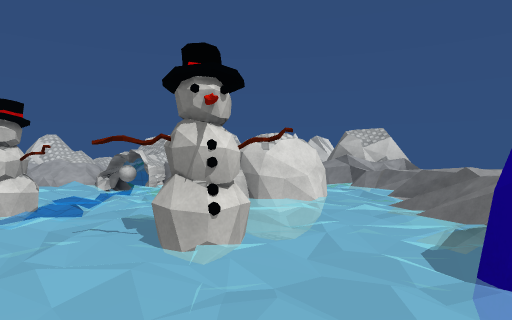
view 1 (above)

21 first-person views from a walk through a scene from a Unity 3-D project. The camera is 1.5 m above the floor, looks level and sees 75° across. The floor is counted in squares, 2 m on a side. Each view is taken from the middle of a square. On the plan, view 1 faces up. The plan holds only what a view shows up to about 11 squares ahead; the rest is blank. Surface patterns are stand-ins for the level's own textures.

view 2
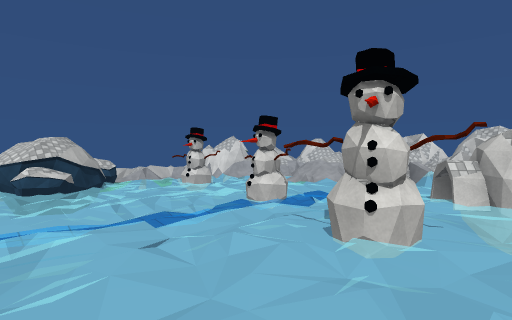

view 3
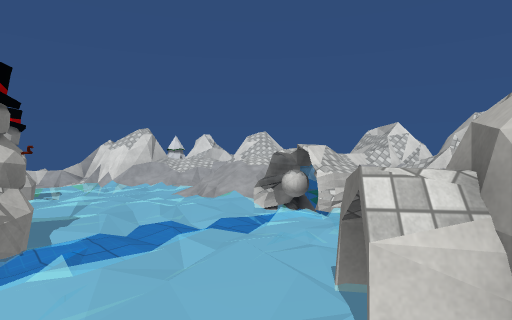

view 4
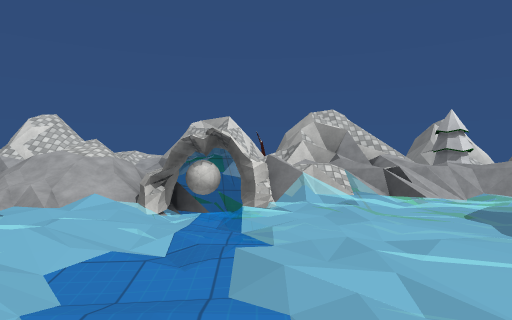

view 5
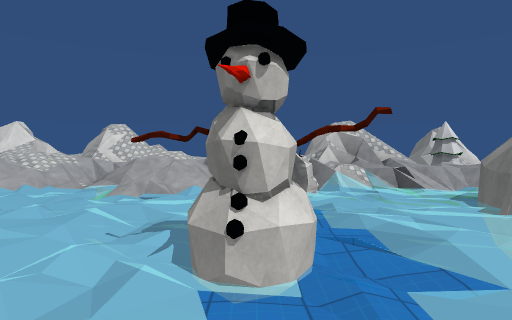

view 6
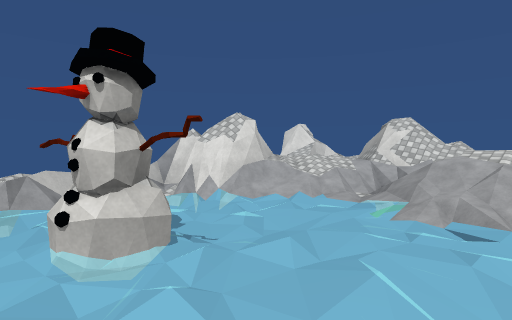

view 7
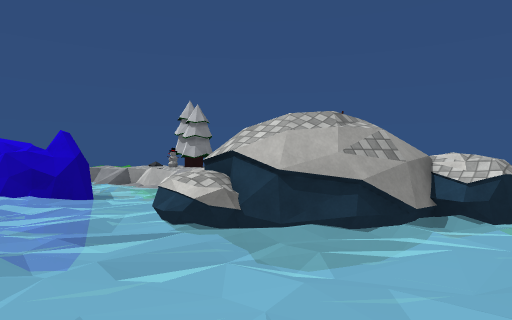

view 8
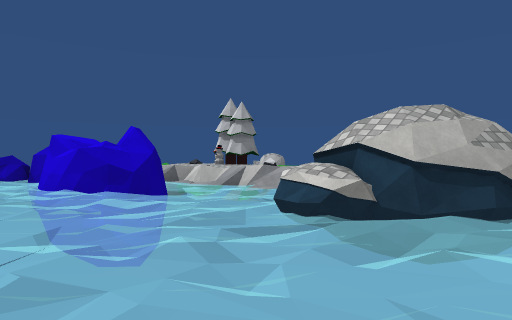

view 9
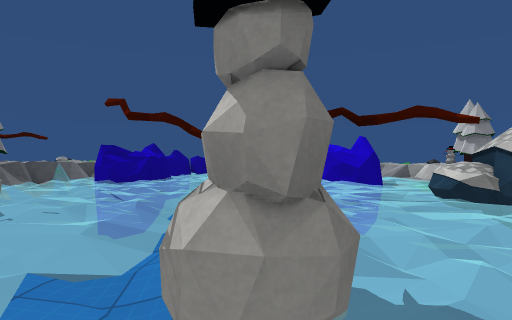

view 10
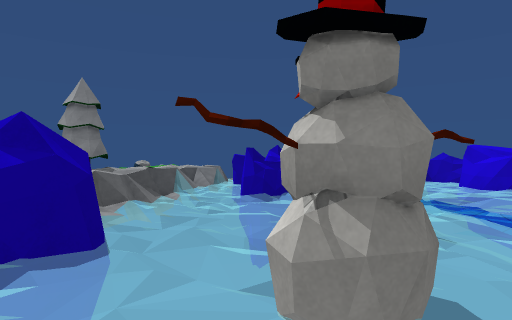

view 11
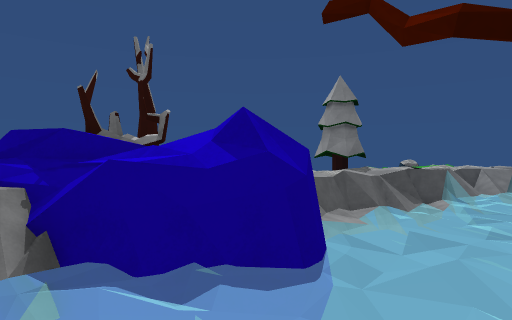

view 12
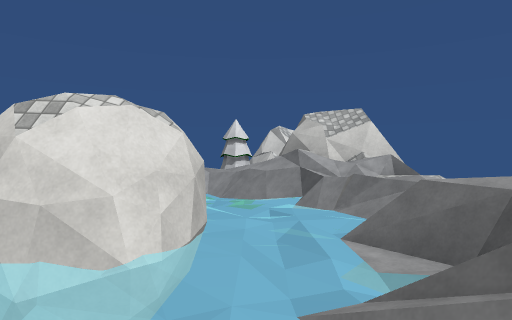

view 13
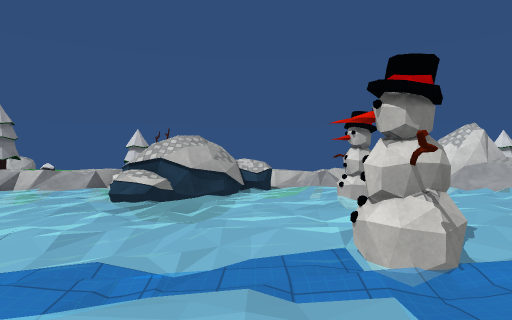

view 14
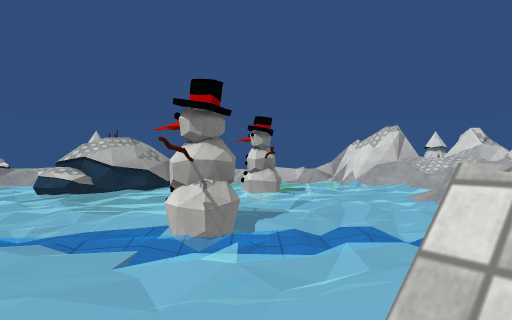

view 15
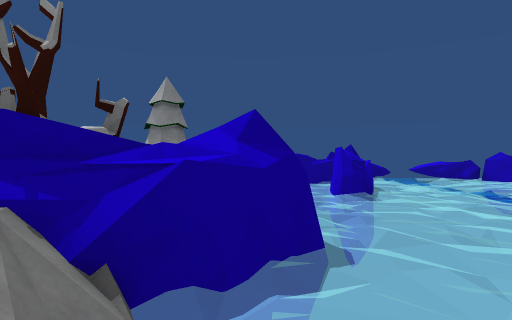

view 16
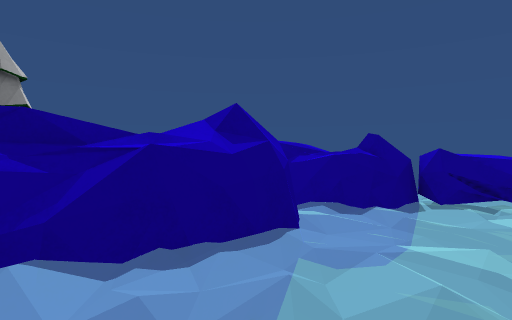

view 17
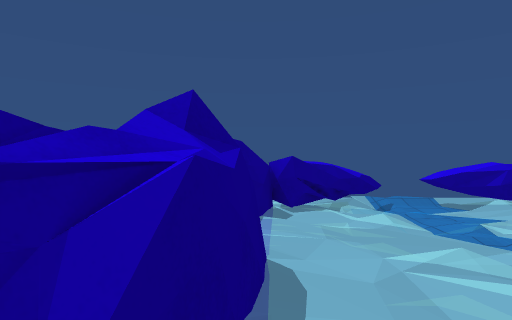

view 18
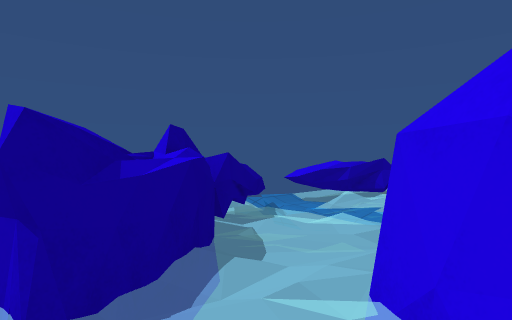

view 19
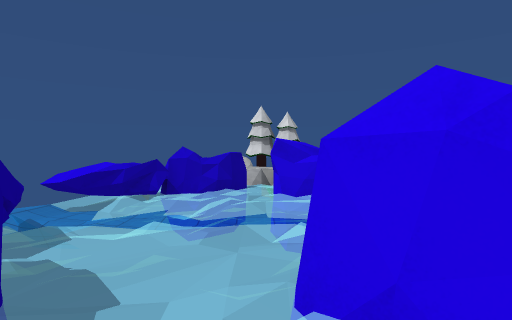

view 20
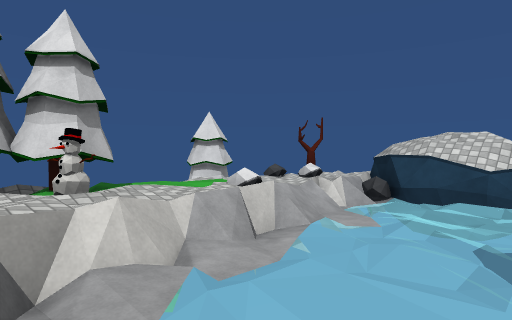

view 21
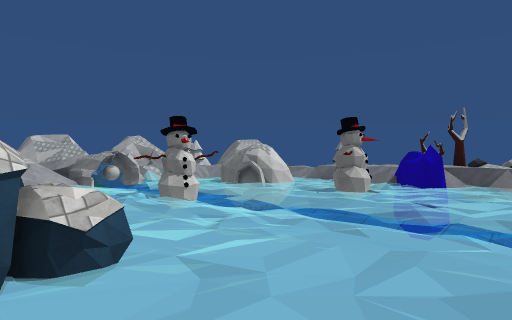

### Floor plan
Key: @ floor where view 1 was taken; # wall or solid block; x gap in a wall; . main floor; : floor 0.25 m higher than the main floor; - floor 0.25 m lower than the main floor; + floor 0.75 m higher than the main floor; * floor 1 m higher than the main floor; % floor 1.25 m higher than the main floor; & floor 1.5 m higher than the main floor; $ floor 1.75 m higher than the main floor; / step, stairs or slope; = window, fence, low wall or low ledge; ^ raised ledge; v drop or lower ground; B white ball; T tree; O other object.
Columns run from 14 left of view 1 to 5 right of it. Each row starts with its distance up from view 1.
 16           v     #
 15        //#^v    ##
 14    = ==/+==v    ##
 13   v# /=////### TT
 12     /&// /===#=T#
 11    #$///$/#=====###
 10    ##/:///B#... =###
  9   ###. ./.-.     ===
  8    /.         ## .=
  7    .      -  ### =#
  6    =  OO  O  .. ..=
  5    =.    .O-  . .=#
  4    =#/    -  .. .=
  3    ==##=  -  OO ^##
  2    =###=        ##T
  1    T=//.        .=*
  0 TT/*/         @..=
 -1 TT/*/..         #=
 -2   /*=. #.  - .# = T
 -3   /*=. ##    .# = TT
 -4   TO+. .#    ##.=%
 -5   TT+/ .     /..=*
 -6      =###    .#x
 -7        ###  ^##
 -8          # =^

Where each view was taken, in squares from view 1:
view 1: 0 up, 0 right, facing up
view 2: 0 up, 1 right, facing up-left
view 3: 5 up, 0 right, facing up-left
view 4: 5 up, 3 left, facing up
view 5: 3 up, 4 left, facing up
view 6: 5 up, 5 left, facing up-left
view 7: 5 up, 5 left, facing down-left
view 8: 4 up, 4 left, facing down-left
view 9: 7 up, 4 left, facing down
view 10: 5 up, 0 right, facing down
view 11: 4 up, 0 right, facing down-right
view 12: 4 up, 2 right, facing up
view 13: 4 up, 1 left, facing left
view 14: 6 up, 0 right, facing left
view 15: 5 up, 2 right, facing down
view 16: 2 down, 3 left, facing down-right
view 17: 2 down, 1 left, facing down
view 18: 4 down, 1 right, facing down-left
view 19: 5 down, 1 right, facing left
view 20: 5 down, 7 left, facing up-left
view 21: 1 down, 8 left, facing up-right
